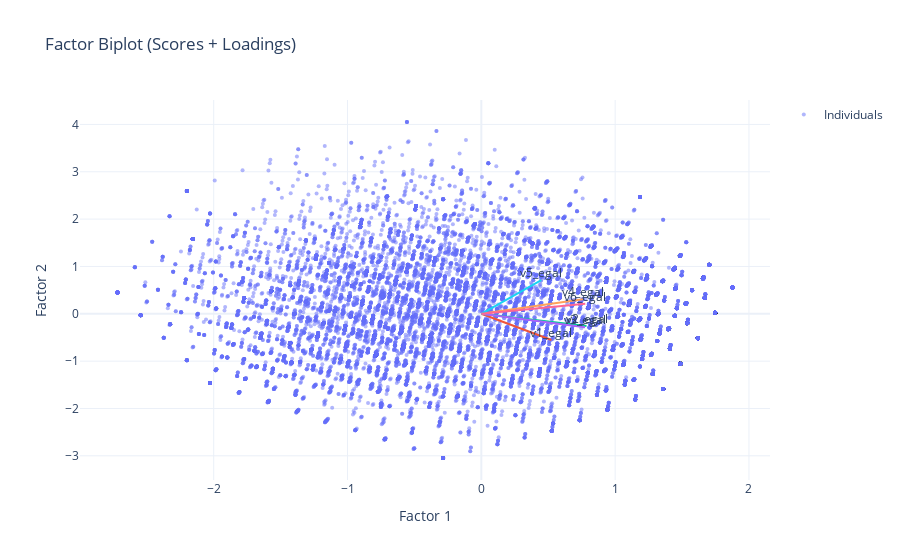

Notebook source saved alongside this figure:
### Code cell
plot_loadings_scores(loadings_22,scores_df_22)

### Figure 1 — Plotly figure (JSON) as saved in the notebook; plotly's stock layout.template omitted (floating-point values rounded to 4 significant figures; data arrays with more than 128 entries replaced by an {"elided": "..."} marker saying what was removed)
{"data": [{"marker": {"opacity": 0.5, "size": 4}, "mode": "markers", "name": "Individuals", "type": "scatter", "x": {"elided": "22692 float values"}, "y": {"elided": "22692 float values"}}, {"line": {"width": 2}, "mode": "lines+text", "showlegend": false, "text": [null, "v1_egal"], "textposition": "top center", "type": "scatter", "x": [0, 0.5243], "y": [0, -0.555]}, {"line": {"width": 2}, "mode": "lines+text", "showlegend": false, "text": [null, "v2_egal"], "textposition": "top center", "type": "scatter", "x": [0, 0.786], "y": [0, -0.2582]}, {"line": {"width": 2}, "mode": "lines+text", "showlegend": false, "text": [null, "v3_egal"], "textposition": "top center", "type": "scatter", "x": [0, 0.775], "y": [0, -0.2866]}, {"line": {"width": 2}, "mode": "lines+text", "showlegend": false, "text": [null, "v4_egal"], "textposition": "top center", "type": "scatter", "x": [0, 0.7589], "y": [0, 0.3072]}, {"line": {"width": 2}, "mode": "lines+text", "showlegend": false, "text": [null, "v5_egal"], "textposition": "top center", "type": "scatter", "x": [0, 0.448], "y": [0, 0.7108]}, {"line": {"width": 2}, "mode": "lines+text", "showlegend": false, "text": [null, "v6_egal"], "textposition": "top center", "type": "scatter", "x": [0, 0.7767], "y": [0, 0.2118]}], "layout": {"title": {"text": "Factor Biplot (Scores + Loadings)"}, "xaxis": {"title": {"text": "Factor 1"}, "zeroline": true}, "yaxis": {"title": {"text": "Factor 2"}, "zeroline": true}}}
